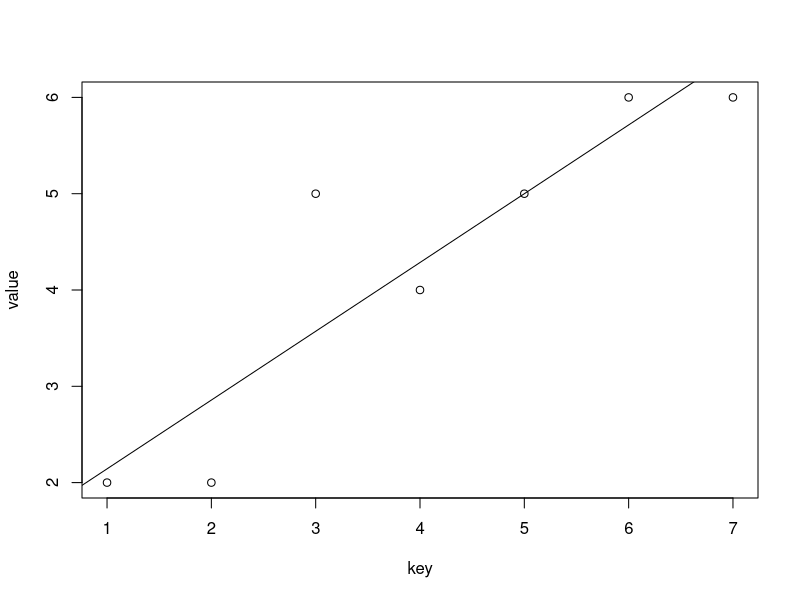

This chart was generated by the following R code:
# Entering the keys. Use start:finish syntax to begin a vector from the number "start" until "finish" incrementing by 1.
key=1:7

# Entering the values
value=c(2,2,5,4,5,6,6)

# Checking that key and value have the same number of elements
length(key)
length(value)

# Producing a scatterplot of value versus key
plot(key,value)

# We're going to use lm command to compute a "linear model" that fits the data
result=lm(value~key)

# Checking the variable result
result
# We will see that the equation of the line of best fit is: value = 1.4286 + 0.7143 key.
# Note, this equation has the form y = a + b x, where a is the intercept of the line and b is the slope, or the regression coefficient.

# Drawing the "line of best fit"
abline(result)

# Defining the correlation coefficient
cor.test(value,key)
# Will output 0.9053575

# Now that we have the statistically significant equation of the line of best fit, we can use the equation to make predictions.
# Let's do it for key = 8.
1.4286 + 0.7143 * 8
# Will output 7.143. Thus, the predicted value at key 8 is 7.143.
